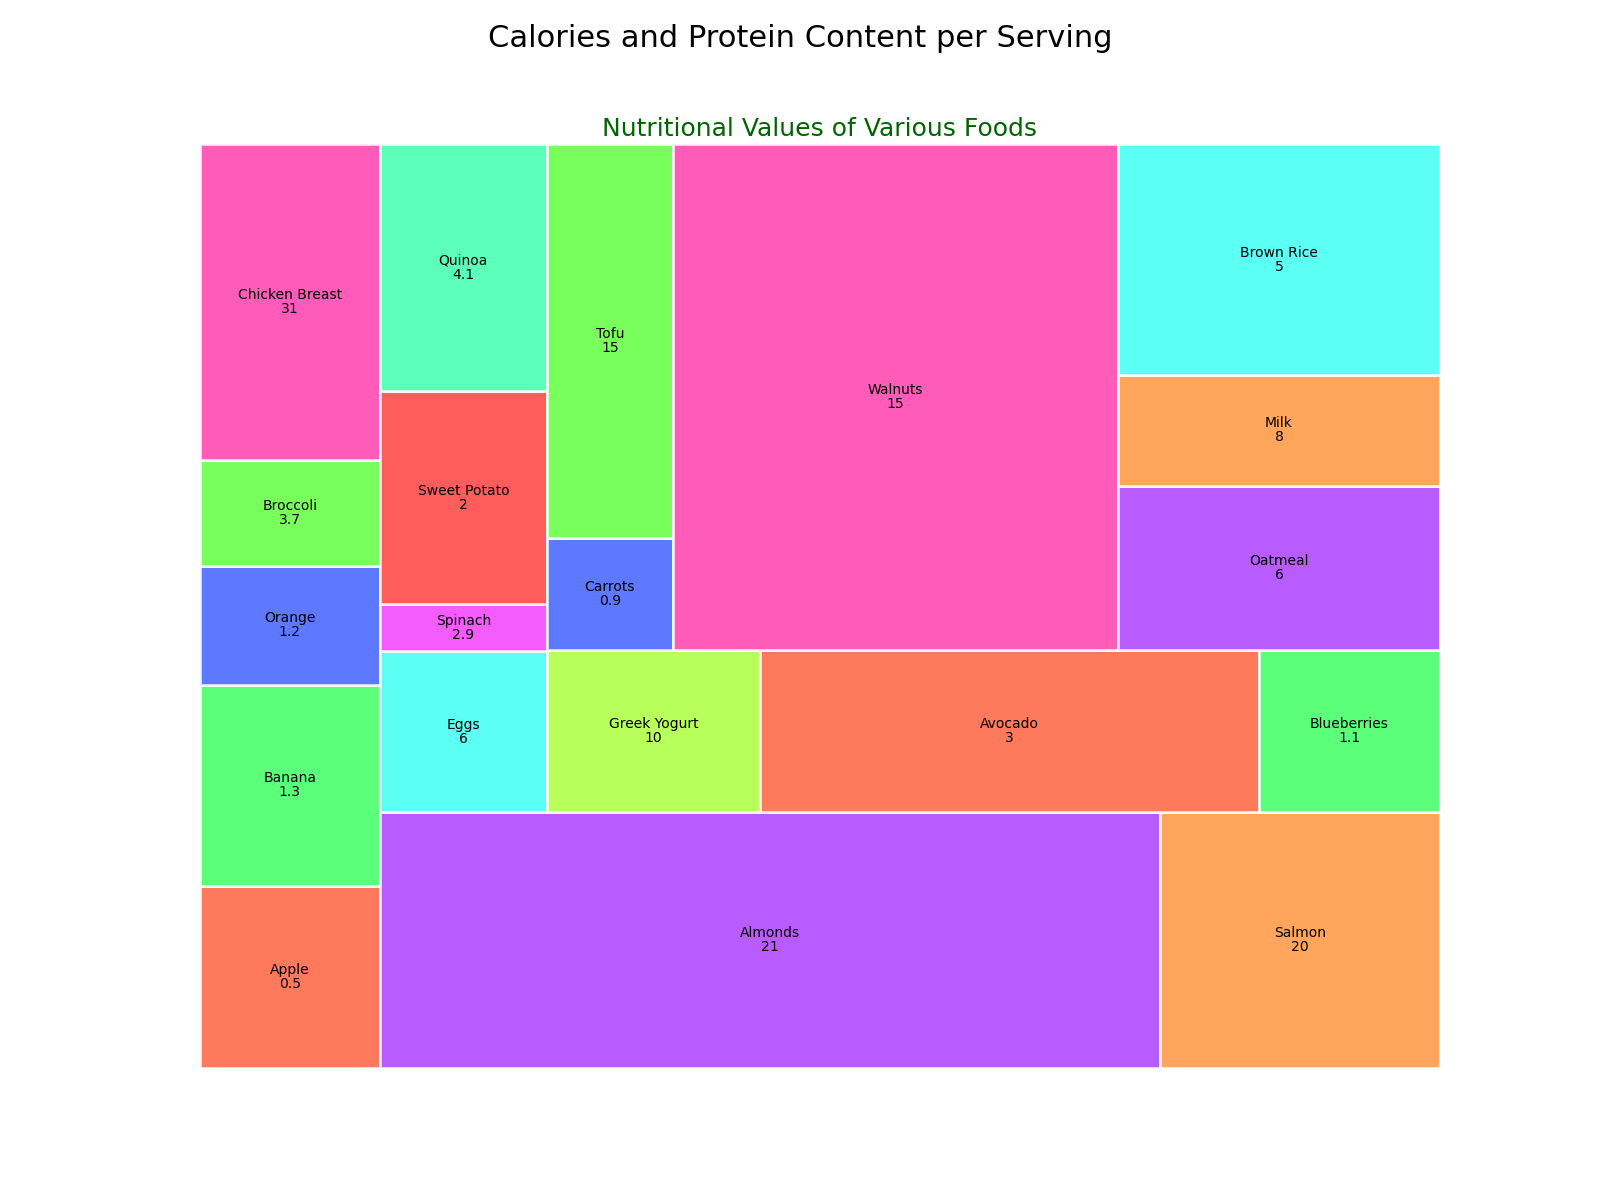

The script that drew this image:

import matplotlib.pyplot as plt
import squarify

# Data points
food_items = ['Apple', 'Banana', 'Orange', 'Broccoli', 'Chicken Breast', 'Almonds', 'Salmon', 'Eggs', 'Spinach', 
              'Sweet Potato', 'Quinoa', 'Greek Yogurt', 'Avocado', 'Blueberries', 'Carrots', 'Tofu', 'Walnuts', 
              'Oatmeal', 'Milk', 'Brown Rice']
calories = [95, 105, 62, 55, 165, 579, 208, 78, 23, 103, 120, 100, 234, 85, 41, 144, 654, 154, 103, 216]
protein = [0.5, 1.3, 1.2, 3.7, 31, 21, 20, 6, 2.9, 2, 4.1, 10, 3, 1.1, 0.9, 15, 15, 6, 8, 5]

# Color scheme using specific color codes
colors = [
    '#FF5733', '#33FF57', '#3357FF', '#57FF33', '#FF33A8', 
    '#A833FF', '#FF8F33', '#33FFF2', '#F233FF', '#FF3333',
    '#33FFA8', '#A8FF33', '#FF5733', '#33FF57', '#3357FF', 
    '#57FF33', '#FF33A8', '#A833FF', '#FF8F33', '#33FFF2'
]

# Create a figure with altered width and height
fig, ax = plt.subplots(figsize=(16, 12))

# Creating a treemap
squarify.plot(sizes=calories, label=food_items, color=colors, alpha=0.8, value=protein, edgecolor='white', linewidth=2)

# Chart title and subtitle
plt.title('Nutritional Values of Various Foods', fontsize=18, color='darkgreen')
plt.suptitle('Calories and Protein Content per Serving', fontsize=22)

# Remove the axes
plt.axis('off')

# Show plot
plt.show()
